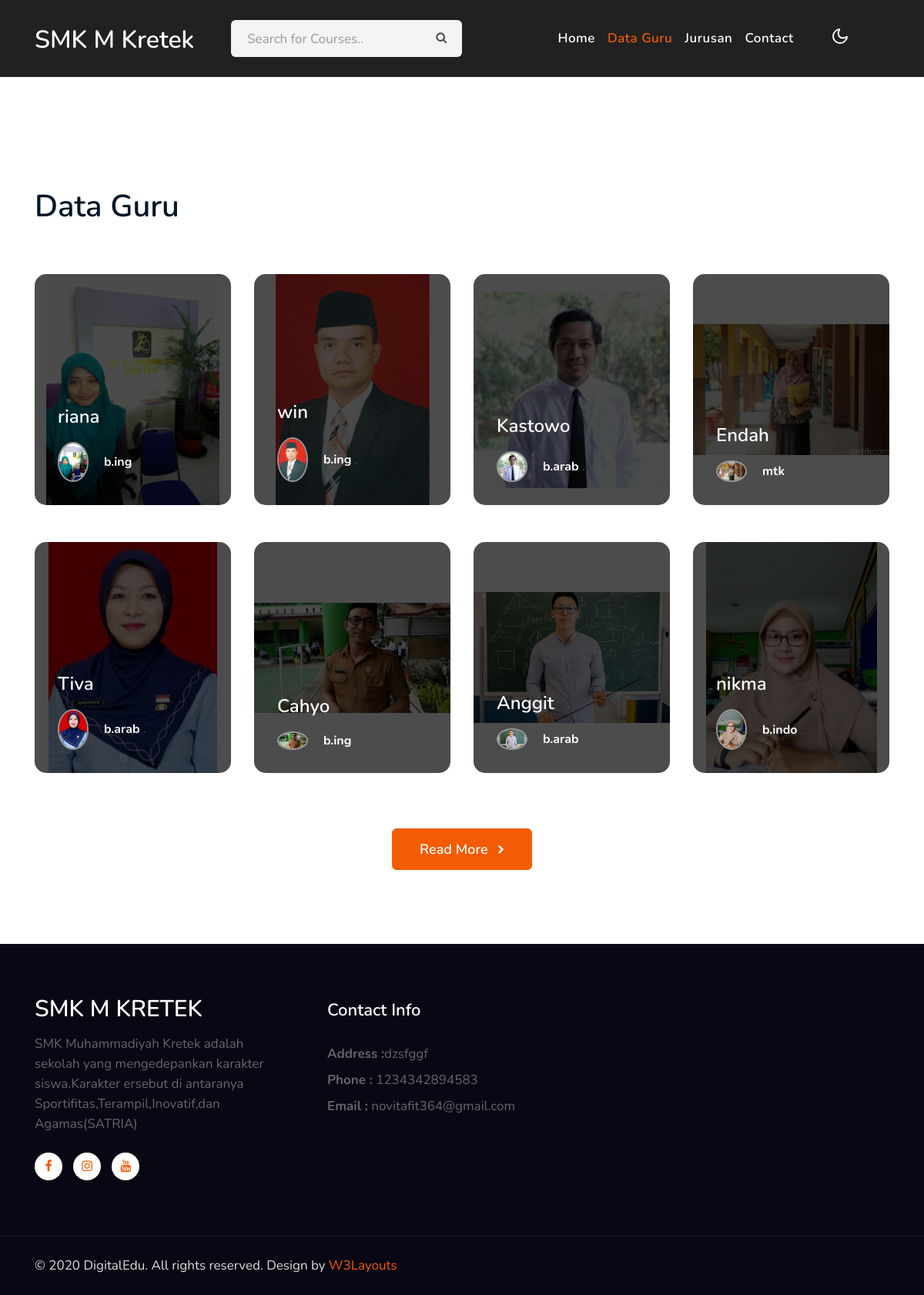
Before: /index.php/front/dataguru with the older database file.
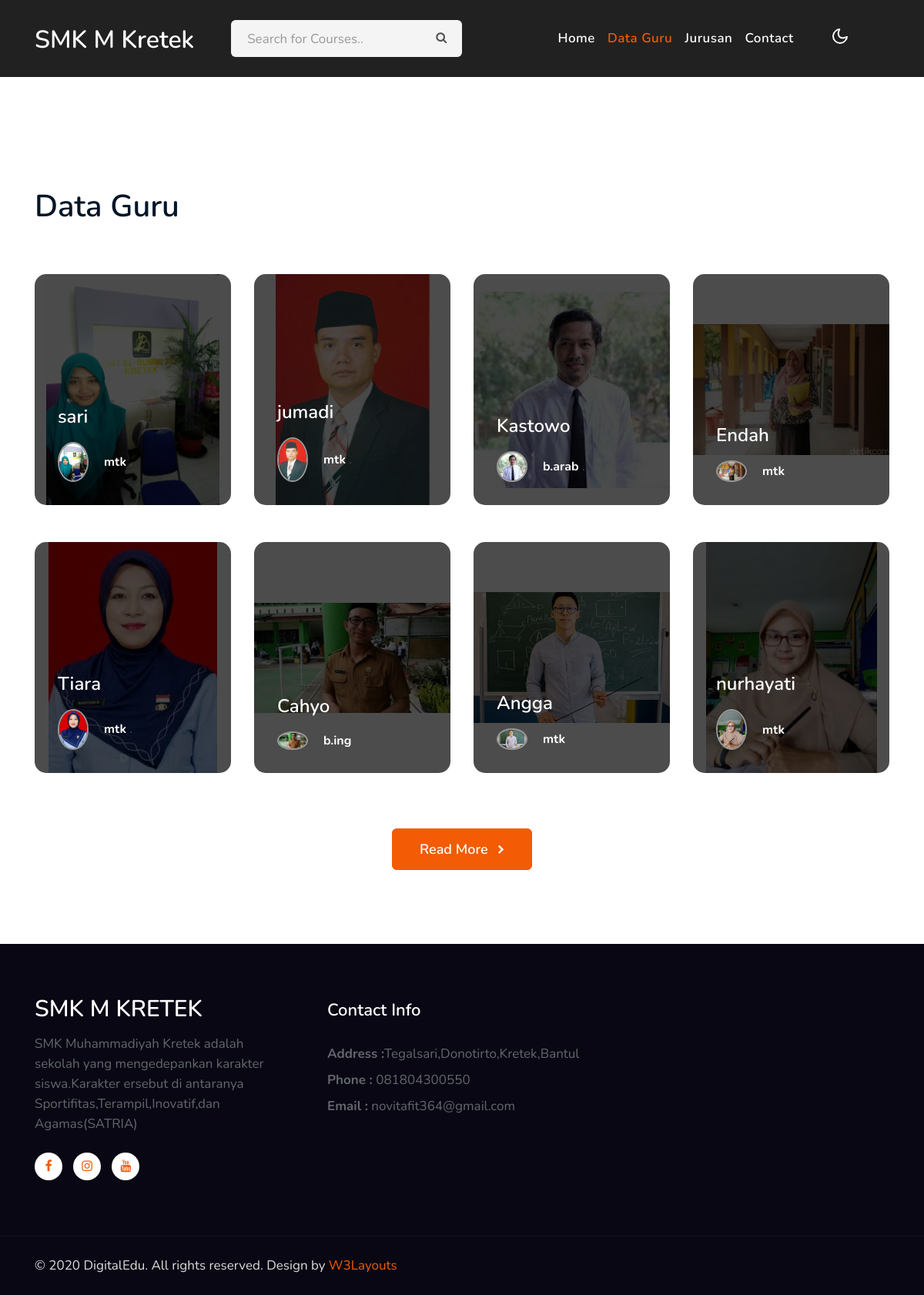
After: the same page with the newer database file.
### tables this page shows
CREATE TABLE `guru` (
  `nip` varchar(50) NOT NULL,
  `nama` varchar(50) NOT NULL,
  `tempat` text NOT NULL,
  `tanggal_lahir` date NOT NULL,
  `mapel` varchar(50) NOT NULL,
  `alamat` text NOT NULL,
  `jk` enum('L','P') NOT NULL,
  `status_kepegawaian` text NOT NULL,
  `passfoto` varchar(50) NOT NULL
);

CREATE TABLE `contact` (
  `id_contact` int(11) NOT NULL,
  `alamat` text NOT NULL,
  `telepon` varchar(13) NOT NULL,
  `email` text NOT NULL
);

### application/controllers/front/DataGuru.php (called while the page is built)
<?php
class DataGuru extends CI_Controller
{
    public function index()
    {
        $dataGuru['data_guru'] = $this->GuruModel->select_all_guru();
        $dataGuru['active'] = "guru";
        $data['header'] = $this->load->view('front/partial/header',$dataGuru,true);
        $data['page'] = $this->load->view('front/pages/data_guru',$dataGuru,true);
        $data['title'] = "Data Guru";
        $data['contact'] =$this->ContactModel->select_row_contact();
        $this->load->view('front/partial/template',$data);
    }
}
?>

### index.php (called while the page is built, shortened)
<?php
require_once BASEPATH.'core/CodeIgniter.php';

### application/models/GuruModel.php (called while the page is built, shortened)
<?php
class GuruModel extends CI_Model
{
    public function select_all_guru()
    {
        $this->db->select('*');
        $this->db->from('guru');
        $query = $this->db->get();
        return $query->result();
    }
}
?>

### application/models/ContactModel.php (called while the page is built, shortened)
<?php
class ContactModel extends CI_Model
{
    public function select_row_contact()
    {
        $this->db->select('*');
        $this->db->from('contact');
        $query = $this->db->get();
        return $query->row();
    }
}
?>

### application/views/front/pages/data_guru.php (the view, shortened to what this page needs)
<div class="w3l-homeblog py-5" id="homeblog">
    <div class="container py-lg-5 py-md-4">
        <div class="header-title mb-3 mt-5">
            <h3 class="hny-title text-left">Data Guru</h3>
        </div>
        <div class="row top-pics ">
            <?php
                foreach($data_guru as $value):
            ?>
            <div class="col-lg-3 col-md-6 mt-5">
                <div style=" background: url(<?=base_url('foto/guru/') . $value->passfoto?>) no-repeat center;background-size: contain;" class="top-pic1">
                    <div class="card-body blog-details">
                        <a href="services.html" class="blog-desc"><?=$value->nama?>
                        </a>
                        <div class="author align-items-center">
                            <img src="<?=base_url('foto/guru/') . $value->passfoto?>" alt="" class="img-fluid rounded-circle">
                            <ul class="blog-meta">
                                <ul class="blog-meta">
                                    <li class="meta-item blog-lesson">
                                        <span class="meta-value"> <?=$value->mapel?> </span>.
                                    </li>
                                </ul>
                            </ul>
                        </div>
                    </div>
                </div>
            </div>
            <?php
                endforeach;
            ?>
            <div class="readhny-btm text-center mx-auto mt-md-4">
                <a class="btn btn-primary btn-style mt-md-5 mt-4" href="about.html">Read More <span class="fa fa-chevron-right ml-2" aria-hidden="true"></span></a>
            </div>
        </div>
    </div>
</div>

### application/views/front/partial/template.php (shortened to what this page needs)
<!doctype html>
<html lang="en">
<head>
    <link rel="stylesheet" href="<?= base_url('assets/front_assets/') ?>css/style-starter.css">
</head>
<body>
    <?= $this->load->view('front/partial/header', null, true); ?>
    <?= $page ?>
    <section class="w3l-footer-29-main">
        <div class="footer-29 py-5">
            <div class="container py-lg-4">
                <div class="row footer-top-29">
                    <div class="col-lg-4 col-md-6 col-sm-7 footer-list-29 footer-1 pr-lg-5">
                        <div class="footer-logo mb-3">
                            <a class="navbar-brand" href="index.html">SMK M KRETEK</a>
                        </div>
                        <p>SMK Muhammadiyah Kretek adalah sekolah yang mengedepankan karakter siswa.Karakter ersebut di antaranya Sportifitas,Terampil,Inovatif,dan Agamas(SATRIA)</p>
                        <div class="main-social-footer-29 mt-4">
                            <a href="https://www.facebook.com/smkmkretek" class="facebook"><span class="fa fa-facebook"></span></a>
                            <a href="//www.instagram.com/smkmkretek/ " class="instagram"><span class="fa fa-instagram"></span></a>
                            <a href="https://www.youtube.com/channel/UCI83h6I5aTWRWM1DRU9eHPA" class="youtube"><span class="fa fa-youtube"></span></a>
                        </div>
                    </div>
                    <div class="col-lg-4 col-md-6 col-sm-7 footer-list-29 footer-4 mt-lg-0 mt-5">
                        <h6 class="footer-title-29">Contact Info </h6>
                        <p><strong>Address :</strong><?= $contact->alamat ?></p>
                        <p class="my-2"><strong>Phone :</strong> <a href="tel:<?= $contact->telepon ?>"><?= $contact->telepon ?></a></p>
                        <p><strong>Email :</strong> <a href="<?= $contact->email ?>"><?= $contact->email ?></a></p>
                    </div>
                </div>
            </div>
        </div>
    </section>
    <section class="w3l-copyright">
        <div class="container">
            <div class="row bottom-copies">
                <p class="col-lg-8 copy-footer-29">© 2020 DigitalEdu. All rights reserved. Design by <a href="https://w3layouts.com/" target="_blank">
                        W3Layouts</a></p>
            </div>
        </div>
    </section>
</body>
</html>

### application/views/front/partial/header.php (shortened to what this page needs)
<header id="site-header" class="fixed-top">
        <div class="container">
            <nav class="navbar navbar-expand-lg navbar-dark stroke">
                <h1><a class="navbar-brand" href="index.html">
                        SMK M Kretek
                    </a></h1>
                <div class="collapse navbar-collapse" id="navbarTogglerDemo02">
                    <nav class="mr-auto ml-lg-5">
                        <div class="search-bar">
                            <form class="search">
                                <input type="search" class="search__input" name="search"
                                    placeholder="Search for Courses.." onload="equalWidth()" required>
                                <span class="fa fa-search search__icon"></span>
                            </form>
                        </div>
                    </nav>
                    <ul class="navbar-nav mr-auto">
                        <li class="nav-item <?=$active == 'home' ? 'active' : ''?>">
                            <a class="nav-link" href="<?=base_url('front/Home')?>">Home <span class="sr-only">(current)</span></a>
                        </li>
                        <li class="nav-item <?=$active == 'guru' ? 'active' : ''?>">
                            <a class="nav-link" href="<?=base_url('front/DataGuru')?>">Data Guru</a>
                        </li>
                        <li class="nav-item <?=$active == 'jurusan' ? 'active' : ''?>">
                            <a class="nav-link" href="<?=base_url('front/DataJurusan')?>">Jurusan</a>
                        </li>
                        <li class="nav-item <?=$active == 'contact' ? 'active' : ''?>">
                            <a class="nav-link" href="<?=base_url('front/DataContact')?>">Contact</a>
                        </li>
                    </ul>
                </div>
                <div class="mobile-position">
                    <nav class="navigation">
                        <div class="theme-switch-wrapper">
                            <label class="theme-switch" for="checkbox">
                                <div class="mode-container py-1">
                                    <i class="gg-moon"></i>
                                </div>
                            </label>
                        </div>
                    </nav>
                </div>
            </nav>
        </div>
    </header>

Changed rows visible on the page:
changed guru: nama "riana" → "sari"; mapel "b.ing" → "mtk"
changed guru: nama "win" → "jumadi"; mapel "b.ing" → "mtk"
changed guru: nama "Tiva" → "Tiara"; mapel "b.arab" → "mtk"
changed guru: nama "Anggit" → "Angga"; mapel "b.arab" → "mtk"
changed guru: nama "nikma" → "nurhayati"; mapel "b.indo" → "mtk"
changed contact "novitafit364@gmail.com": alamat "dzsfggf" → "Tegalsari,Donotirto,Kretek,Bantul"; telepon "1234342894583" → "081804300550"
